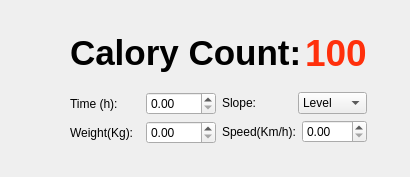
<?xml version="1.0" encoding="UTF-8"?>
<ui version="4.0">
 <class>Widget</class>
 <widget class="QWidget" name="Widget">
  <property name="geometry">
   <rect>
    <x>0</x>
    <y>0</y>
    <width>410</width>
    <height>177</height>
   </rect>
  </property>
  <property name="windowTitle">
   <string>Calory Counter</string>
  </property>
  <widget class="QWidget" name="layoutWidget">
   <property name="geometry">
    <rect>
     <x>70</x>
     <y>20</y>
     <width>297</width>
     <height>124</height>
    </rect>
   </property>
   <layout class="QVBoxLayout" name="verticalLayout_3">
    <item>
     <layout class="QHBoxLayout" name="horizontalLayout_6">
      <item>
       <widget class="QLabel" name="label">
        <property name="font">
         <font>
          <pointsize>26</pointsize>
          <bold>true</bold>
         </font>
        </property>
        <property name="text">
         <string>Calory Count:</string>
        </property>
       </widget>
      </item>
      <item>
       <widget class="QLabel" name="CaloryCountLabel">
        <property name="font">
         <font>
          <pointsize>28</pointsize>
          <bold>true</bold>
         </font>
        </property>
        <property name="styleSheet">
         <string notr="true">color: rgb(255, 48, 12);</string>
        </property>
        <property name="text">
         <string>100</string>
        </property>
       </widget>
      </item>
     </layout>
    </item>
    <item>
     <layout class="QHBoxLayout" name="horizontalLayout_5">
      <item>
       <layout class="QVBoxLayout" name="verticalLayout">
        <item>
         <layout class="QHBoxLayout" name="horizontalLayout">
          <item>
           <widget class="QLabel" name="TimeLabel">
            <property name="text">
             <string>Time (h):</string>
            </property>
           </widget>
          </item>
          <item>
           <widget class="QDoubleSpinBox" name="TimeSpinBox"/>
          </item>
         </layout>
        </item>
        <item>
         <layout class="QHBoxLayout" name="horizontalLayout_2">
          <item>
           <widget class="QLabel" name="WeightLabel">
            <property name="text">
             <string>Weight(Kg):</string>
            </property>
           </widget>
          </item>
          <item>
           <widget class="QDoubleSpinBox" name="WeightSpinBox"/>
          </item>
         </layout>
        </item>
       </layout>
      </item>
      <item>
       <layout class="QVBoxLayout" name="verticalLayout_2">
        <item>
         <layout class="QHBoxLayout" name="horizontalLayout_3">
          <item>
           <widget class="QLabel" name="SlopeLabel">
            <property name="text">
             <string>Slope:</string>
            </property>
           </widget>
          </item>
          <item>
           <widget class="QComboBox" name="SlopeComboBox">
            <item>
             <property name="text">
              <string>Level</string>
             </property>
            </item>
           </widget>
          </item>
         </layout>
        </item>
        <item>
         <layout class="QHBoxLayout" name="horizontalLayout_4">
          <item>
           <widget class="QLabel" name="SpeedLabel">
            <property name="text">
             <string>Speed(Km/h):</string>
            </property>
           </widget>
          </item>
          <item>
           <widget class="QDoubleSpinBox" name="SpeedSpinBox"/>
          </item>
         </layout>
        </item>
       </layout>
      </item>
     </layout>
    </item>
   </layout>
  </widget>
 </widget>
 <resources/>
 <connections/>
</ui>
